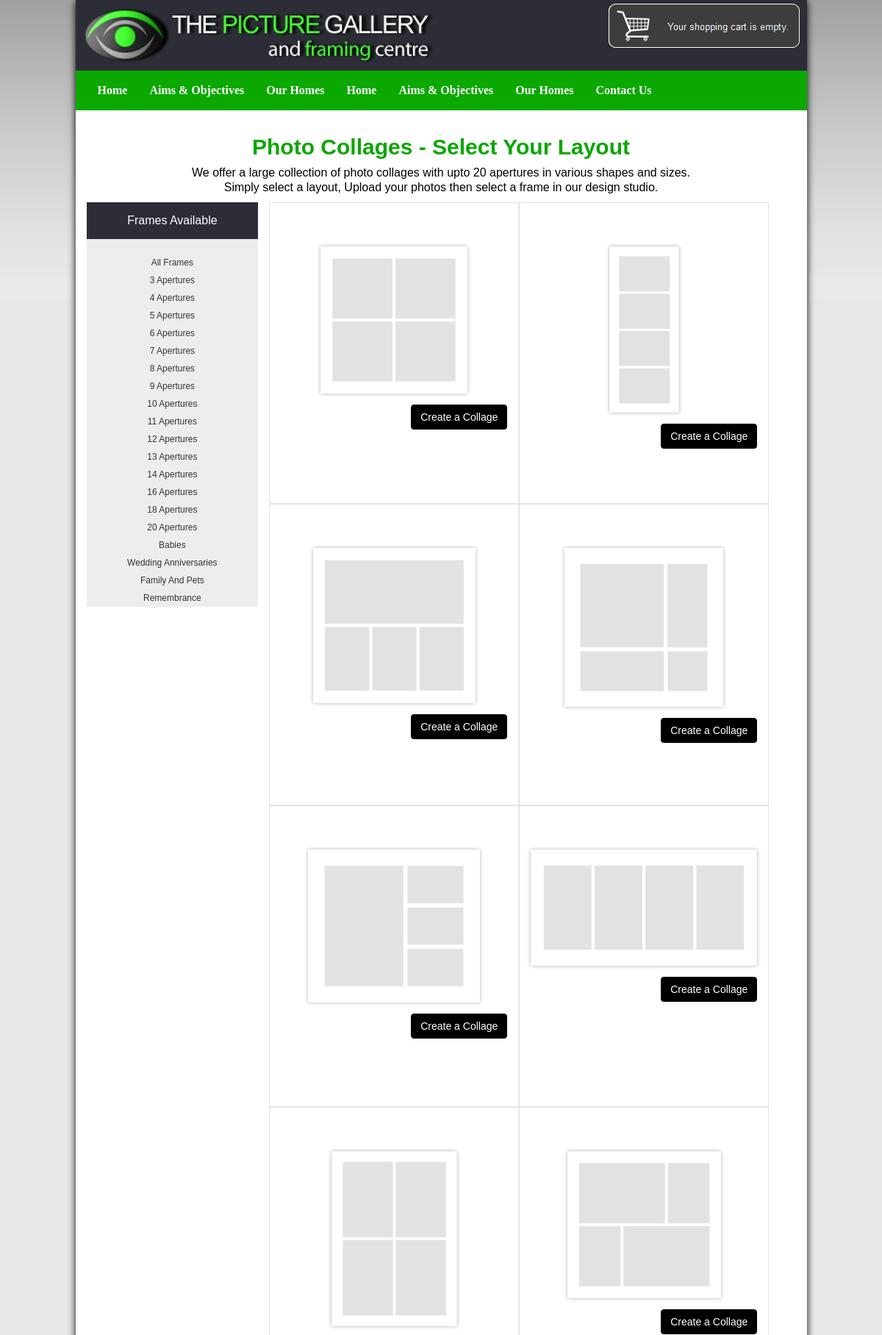
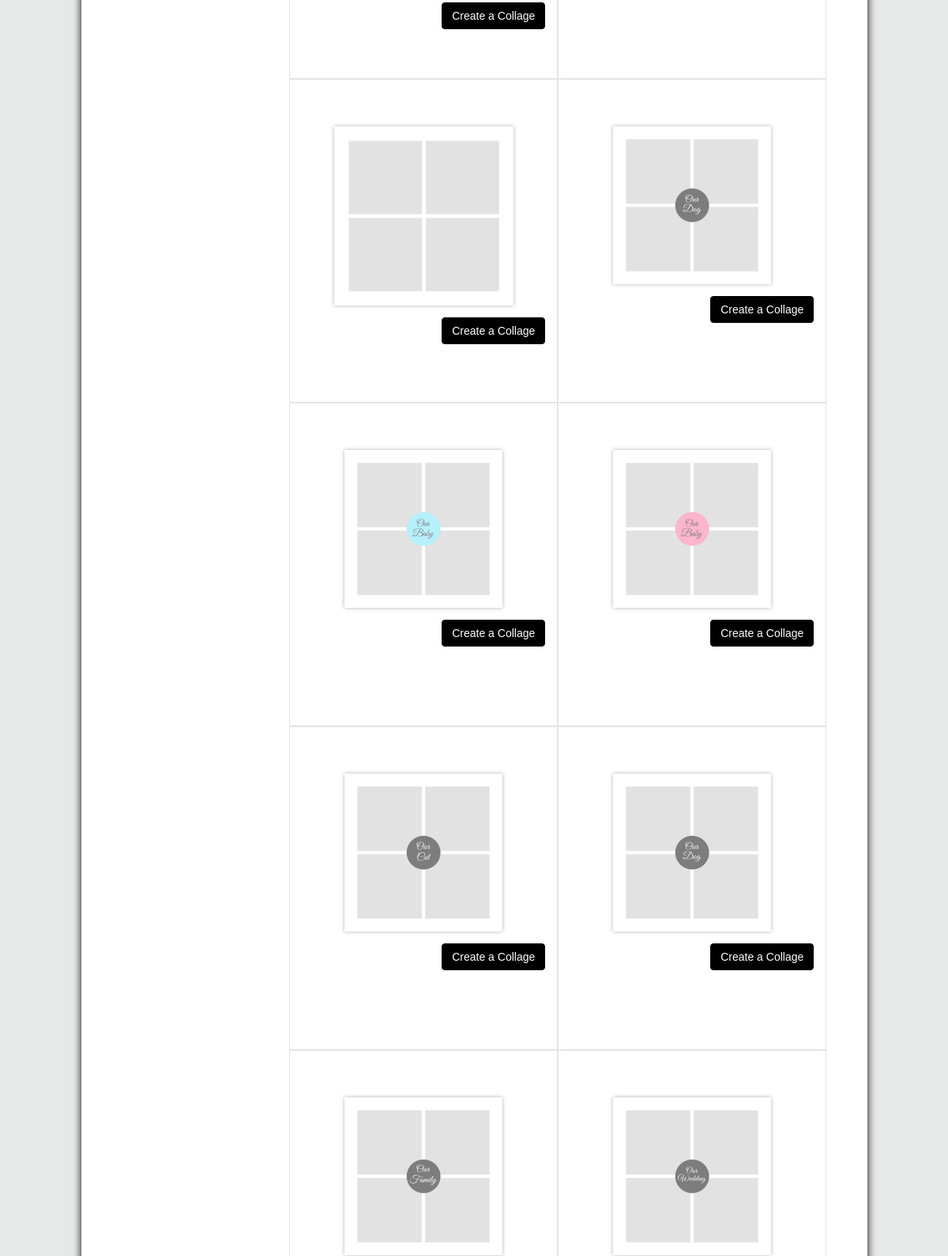
The app's page /index.php?i=2 (upper part) with its own data (2 pictures, top to bottom).
### tables this page shows
CREATE TABLE IF NOT EXISTS `frames` (
  `frame_id` int(11) NOT NULL AUTO_INCREMENT,
  `frame_name` varchar(255) DEFAULT NULL,
  `frame_width` int(11) DEFAULT NULL,
  `frame_height` int(11) DEFAULT NULL,
  `frame_num_image` int(11) DEFAULT NULL,
  `frames_category_id` int(11) NOT NULL,
  PRIMARY KEY (`frame_id`)
);

### index.php (the view, shortened to what this page needs)
<?php
if (isset($_GET['i'])) {
    $frame = mysql_query("select * from frames where frames_category_id='" . $_GET['i'] . "'");
    $data = mysql_num_rows($frame);
} else {
    $frame = mysql_query("select * from frames");
    $data = mysql_num_rows($frame);
}
?>
<!DOCTYPE html PUBLIC>
<html>
    <head>
        <link href="css/bootstrap.css" rel="stylesheet" type="text/css"/>
        <link href="css/style.css" rel="stylesheet" type="text/css"/>
    </head>
    <body>
        <div class=" container continrbg">
            <div class="col-sm-12 padding ">
                <div class="col-xs-12 col-sm-12  headrbg ">
                    <div class="col-xs-12 col-sm-12 padding ">
                        <div class="col-xs-12 col-sm-6 padding "> <img src="images/logo.png"  class="img-responsive"/> </div>
                        <div class="col-xs-12 col-sm-6 padding "> <img src="images/cartimg.png"  class="img-responsive pull-right"/> </div>
                    </div>
                </div>
                <div class="col-xs-12 col-sm-12 navbar navbar-default menubg " role="navigation" style="margin-bottom:0;">
                    <div class="navbar-collapse collapse">
                        <ul class="nav navbar-nav">
                            <li><a href="#">Home</a></li>
                            <li><a href="#">Aims & Objectives </a></li>
                            <li><a href="#"> Our Homes </a></li>
                            <li><a href="#">Home</a></li>
                            <li><a href="#">Aims & Objectives </a></li>
                            <li><a href="#"> Our Homes </a></li>
                            <li><a href="#"> Contact Us</a></li>
                        </ul>
                    </div>
                </div>
            </div>
            <div class="col-xs-12 col-sm-12  ">
                <div class="contentinr col-md-12">
                    <label class="col-md-12" style="text-align: center;">Photo Collages - Select Your Layout</label>
                    <p class="col-md-12" style="text-align: center;">We offer a large collection of photo collages with upto 20 apertures in various shapes and sizes.<br />Simply select a layout, Upload your photos then select a frame in our design studio.</p>
                </div>
            </div>
            <div class="col-xs-12 col-sm-4  col-md-3" style="padding-right:0;">
                <div class="collage-layout-filter cf">
                    <h2 style="background-color: #2d2d37; color: #fff; margin-bottom: 20px;">Frames Available</h2>
                    <ul data-c-format="r">
                        <li data-filter-slots="3" <?php if (!isset($_GET['i'])) echo 'class="selected"'; ?>><a href="<?php echo $_SERVER['PHP_SELF']; ?>">All Frames</a></li>
                        <li <?php if (isset($_GET['i']) && ($_GET['i'] == 1)) echo 'class="selected"'; ?>><a href="<?php echo $_SERVER['PHP_SELF']; ?>?i=1">3 Apertures</a></li>
                        <li <?php if (isset($_GET['i']) && ($_GET['i'] == 2)) echo 'class="selected"'; ?>><a href="<?php echo $_SERVER['PHP_SELF']; ?>?i=2">4 Apertures</a></li>
                        <li <?php if (isset($_GET['i']) && ($_GET['i'] == 3)) echo 'class="selected"'; ?>><a href="<?php echo $_SERVER['PHP_SELF']; ?>?i=3">5 Apertures</a></li>
                        <li <?php if (isset($_GET['i']) && ($_GET['i'] == 4)) echo 'class="selected"'; ?>><a href="<?php echo $_SERVER['PHP_SELF']; ?>?i=4">6 Apertures</a></li>
                        <li <?php if (isset($_GET['i']) && ($_GET['i'] == 5)) echo 'class="selected"'; ?>><a href="<?php echo $_SERVER['PHP_SELF']; ?>?i=5">7 Apertures</a></li>
                        <li <?php if (isset($_GET['i']) && ($_GET['i'] == 6)) echo 'class="selected"'; ?>><a href="<?php echo $_SERVER['PHP_SELF']; ?>?i=6">8 Apertures</a></li>
                        <li <?php if (isset($_GET['i']) && ($_GET['i'] == 7)) echo 'class="selected"'; ?>><a href="<?php echo $_SERVER['PHP_SELF']; ?>?i=7">9 Apertures</a></li>
                        <li <?php if (isset($_GET['i']) && ($_GET['i'] == 8)) echo 'class="selected"'; ?>><a href="<?php echo $_SERVER['PHP_SELF']; ?>?i=8">10 Apertures</a></li>
                        <li <?php if (isset($_GET['i']) && ($_GET['i'] == 9)) echo 'class="selected"'; ?>><a href="<?php echo $_SERVER['PHP_SELF']; ?>?i=9">11 Apertures</a></li>
                        <li <?php if (isset($_GET['i']) && ($_GET['i'] == 10)) echo 'class="selected"'; ?>><a href="<?php echo $_SERVER['PHP_SELF']; ?>?i=10">12 Apertures</a></li>
                        <li <?php if (isset($_GET['i']) && ($_GET['i'] == 11)) echo 'class="selected"'; ?>><a href="<?php echo $_SERVER['PHP_SELF']; ?>?i=11">13 Apertures</a></li>
                        <li <?php if (isset($_GET['i']) && ($_GET['i'] == 12)) echo 'class="selected"'; ?>><a href="<?php echo $_SERVER['PHP_SELF']; ?>?i=12">14 Apertures</a></li>
                        <li <?php if (isset($_GET['i']) && ($_GET['i'] == 13)) echo 'class="selected"'; ?>><a href="<?php echo $_SERVER['PHP_SELF']; ?>?i=13">16 Apertures</a></li>
                        <li <?php if (isset($_GET['i']) && ($_GET['i'] == 14)) echo 'class="selected"'; ?>><a href="<?php echo $_SERVER['PHP_SELF']; ?>?i=14">18 Apertures</a></li>
                        <li <?php if (isset($_GET['i']) && ($_GET['i'] == 15)) echo 'class="selected"'; ?>><a href="<?php echo $_SERVER['PHP_SELF']; ?>?i=15">20 Apertures</a></li>
                        <li <?php if (isset($_GET['i']) && ($_GET['i'] == 16)) echo 'class="selected"'; ?>><a href="<?php echo $_SERVER['PHP_SELF']; ?>?i=16">Babies</a></li>
                        <li <?php if (isset($_GET['i']) && ($_GET['i'] == 17)) echo 'class="selected"'; ?>><a href="<?php echo $_SERVER['PHP_SELF']; ?>?i=17">Wedding Anniversaries</a></li>
                        <li <?php if (isset($_GET['i']) && ($_GET['i'] == 18)) echo 'class="selected"'; ?>><a href="<?php echo $_SERVER['PHP_SELF']; ?>?i=18">Family And Pets</a></li>
                        <li <?php if (isset($_GET['i']) && ($_GET['i'] == 19)) echo 'class="selected"'; ?>><a href="<?php echo $_SERVER['PHP_SELF']; ?>?i=19">Remembrance</a></li>
                    </ul>
                </div>
            </div>
            <div class="col-xs-12 col-sm-8 col-md-9 ">
                <div class="col-xs-12 col-sm-12  shopsecmain" style="border:0px;">
                    <div class="row">
                        <?php
                        if ($data > 0) {
                            while ($row = mysql_fetch_array($frame)) {
                                ?>
                                <div class="col-xs-12 col-sm-6 shopsec clgfrmbox" style="border: 1px solid #e4e4e4;">
                                    <div class="col-xs-12 col-sm-12 ">
                                        <label class="catgryimgtitle">&nbsp;</label>
                                    </div>
                                    <div class="col-xs-12 col-sm-12 form-group">
                                        <a href="frames_display/<?php echo $row['frame_id']; ?>.php?f_id=<?php echo $row['frame_id']; ?>"><img class="img_shadow img-responsive catgrysecimg clgfrmboximg" src="frames_images/<?php echo $row['frame_id']; ?>.png"></a>
                                    </div>
                                    <div class="col-xs-12 col-sm-12 form-group">
                                        <a class="btn btn-green btn-small pull-right" href="frames_display/<?php echo $row['frame_id']; ?>.php?f_id=<?php echo $row['frame_id']; ?>" data-original-title="" title="">Create a Collage</a>
                                    </div>
                                </div>
                                <?php } ?>
                            <?php } else { ?>
                            <label class="col-md-12" style="text-align: center;">Sorry - No Frame Found</label>
							<?php } ?>
                    </div>
                </div>
            </div>
        </div>
    </body>
</html>

### css/style.css (style rules this page uses)
body { margin:0px; padding:0px; font-family: arial; font-size:12px; color:#000; text-decoration:none; font-weight:normal; line-height:20px; background-color:#cdcdcd; background:#e7e9e9 url(../images/bodybg.png) repeat-x scroll left top; }
a { color:#333; text-decoration:none; }
.padding { padding:0; }
.continrbg { background:#fff; box-shadow: 0 2px 10px #000; padding:0; }
.headrbg { z-index:999; padding:0; background:#2d2d37; }
.menubg { background-color: hsl(116, 100%, 33%); border: 0 none; border-radius: 0; padding: 2px 0; }
.contentinr label { color: #0aa700; font-family: arial; font-size: 30px; font-weight: bold; padding-top:30px; line-height:40px }
.contentinr p { color: #000; font-family: arial; font-size: 16px; font-weight: normal; line-height:20px }
.shopsecmain { border: 1px solid hsl(0, 0%, 80%); }
.shopsec { border-right: 1px solid hsl(0, 0%, 80%); padding: 14px 0; }
.catgryimgtitle { color: hsl(116, 100%, 33%); display: block; font-size: 26px; font-weight: bold; line-height: 25px; margin-bottom:20px }
.navbar-default .navbar-nav > li > a { color: #fff; font-family: Corbel; font-size: 16px; font-weight: bold; height: 50px; }
.collage-layout-filter { background: hsl(0, 0%, 93%) none repeat scroll 0 0; }
.collage-layout-filter ul { list-style: outside none none; margin: 0 0 20px; padding: 0; }
.collage-layout-filter ul li { cursor: pointer; line-height: 24px; list-style: outside none none; margin: 0; padding: 0; text-align: center; }
.collage-layout-filter h2 { background: hsl(0, 0%, 89%) none repeat scroll 0 0; color: hsl(0, 0%, 34%); font-size: 16px; line-height: 50px; margin: 0; padding: 0; text-align: center; }
@media (min-width: 1200px) { .container { width:995px; } }
.img_shadow { box-shadow: 0px 0px 5px 0px rgba(0, 0, 0, 0.3); -webkit-box-shadow: 0px 0px 5px 0px rgba(0, 0, 0, 0.3); margin:auto; }
.btn { display: inline-block; padding: 6px 12px; margin-bottom: 0; font-size: 14px; font-weight: normal; line-height: 1.428571429; text-align: center; white-space: nowrap; vertical-align: middle; cursor: pointer; border: 1px solid transparent; border-radius: 4px; -webkit-user-select: none; -moz-user-select: none; -ms-user-select: none; -o-user-select: none; user-select: none; }
.btn-green { color: #fff !important; border: 1px solid #000 !important; background-color: #000; font-family: arial }
.clgfrmbox { //height: 283px !important; height: 410px !important; width: 340px; }
.clgfrmboximg { min-height: 158px; }
.navbar-default { background-image:inherit !important; }

### records on screen
frames: shows a picture
frames: shows a picture
frames: shows a picture
frames: shows a picture
frames: shows a picture
frames: shows a picture
frames: shows a picture
frames: shows a picture
frames: shows a picture
frames: shows a picture
frames: shows a picture
frames: shows a picture
frames: shows a picture
frames: shows a picture
